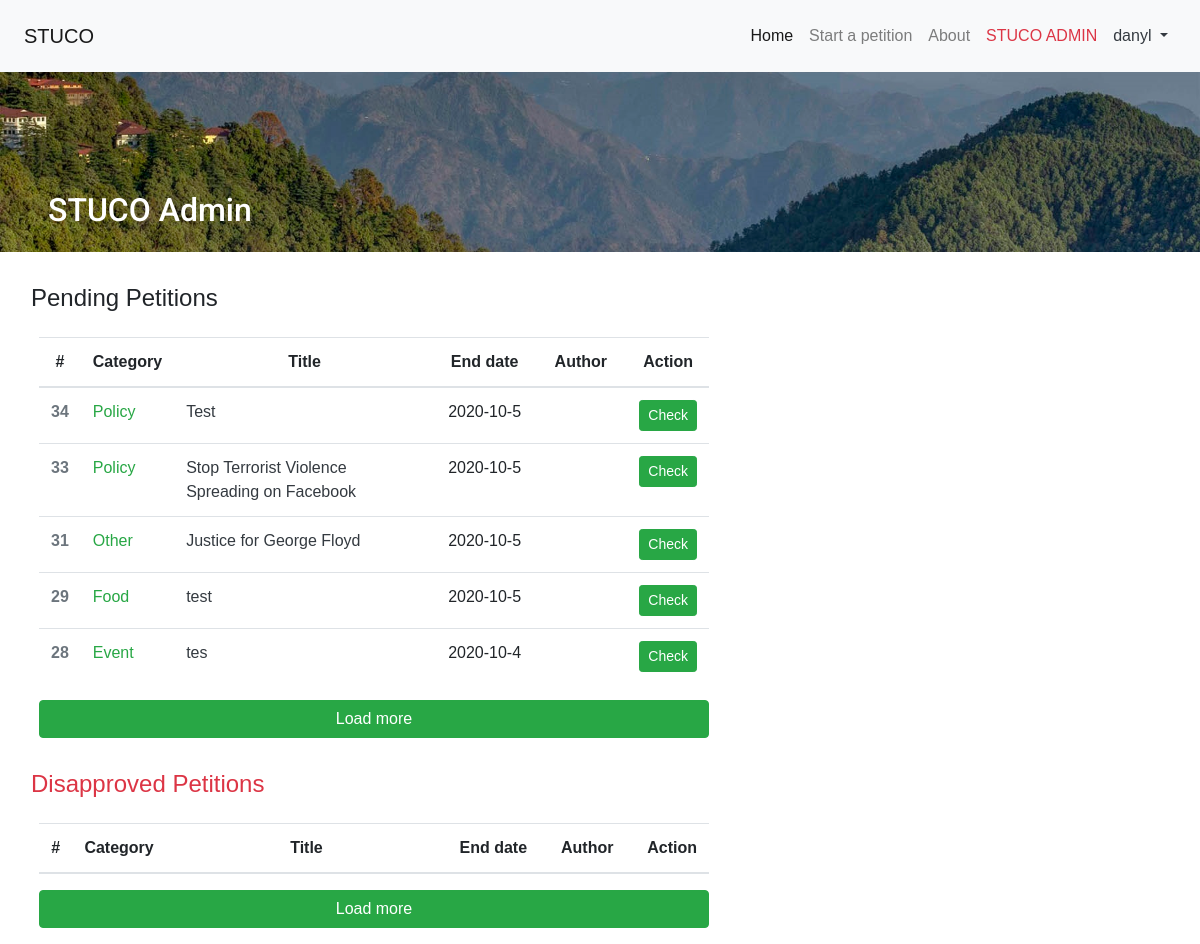
The page /stuco (signed in) on the database as committed earlier.
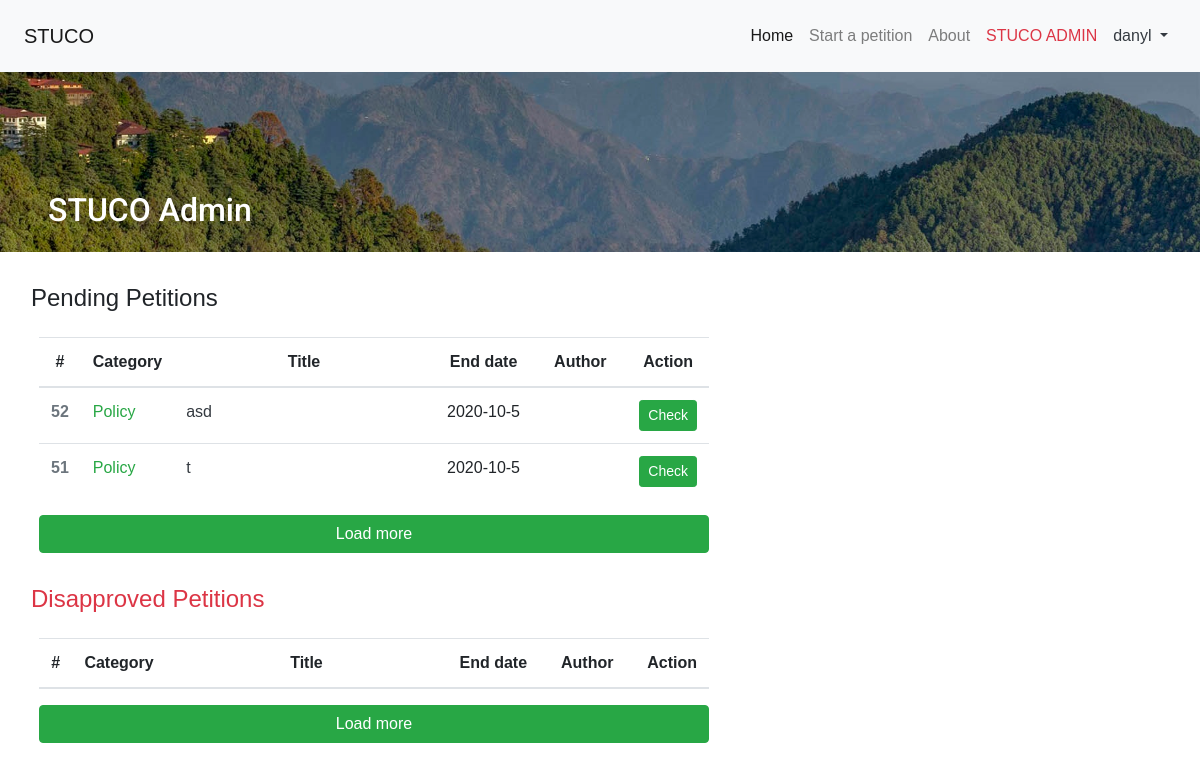
The same page on the database as committed later.
### pet/models.py (models this page shows, shortened)
class Post(models.Model):
    date = datetime.date.today()
    title = models.CharField(max_length=100)
    category = models.CharField(max_length=10, null=True, blank=True)
    content = models.CharField(max_length=20000)
    author = models.ForeignKey(User, on_delete=models.CASCADE, related_name="author_of", blank=True, null=True)
    start = models.DateField(default=date)
    end = models.DateField(default=date + relativedelta(months=1))
    state = models.IntegerField(default=0)
    stuco = models.ForeignKey(User, on_delete=models.CASCADE, related_name="stuco_of", blank=True, null=True)
    answer = models.CharField(max_length=20000, null=True, blank=True)

### pet/views.py (the view)
# urls.py: path("stuco", views.stuco, name="stuco"),
def stuco(request):
    if not request.user.is_authenticated:
        return HttpResponseRedirect(reverse('login'))
    if not request.user.is_staff:
        return HttpResponseRedirect(reverse('index'))
    context = {
        "user": request.user,
        "yet": Post.objects.filter(state=0).annotate(num_supporters=Count('supporters')).order_by('-id'),
        "answered": Post.objects.filter(state=3).annotate(num_supporters=Count('supporters')).order_by('-id'),
        "disapproved": Post.objects.filter(state=6).annotate(num_supporters=Count('supporters')).order_by('-id'),
    }
    if request.method == 'POST':
        id = request.POST['id']
        stuco = request.user
        post = Post.objects.get(pk=id)
        state = request.POST['state']
        try:
            post.state = state
            post.stuco = stuco
            post.save()
        except:
            return render(request, 'petition/stuco.html', {"message": "Please try it again"})
        return render(request, "petition/stuco.html", context)
    else:
        return render(request, "petition/stuco.html", context)

### pet/templates/petition/stuco.html (shortened to what this page needs)
{% extends "petition/base.html" %}
{% load static %}
{% block body %}
<div class="image-background">
  <div class="bottom-left">
    <h2>STUCO Admin</h2>
  </div>
</div>
<div class="container-fluid py-3 mt-2">
<div class="row">
    <div class="col-12 col-lg-7">
        <h4 class="text-left mb-1 p-2 pl-3 font-weight-light animated fadeInDown d-none d-lg-block">Pending Petitions</h4>
        <table class="table d-none d-lg-block mx-4 mt-3">
          <thead>
            <tr class="text-center">
              <th scope="col" style="width: 5%;">#</th>
              <th scope="col" style="width: 10%;">Category</th>
              <th scope="col" style="width: 50%;">Title</th>
              <th scope="col" style="width: 15%;">End date</th>
              <th scope="col" style="width: 15%;">Author</th>
              <th scope="col" style="width: 5%;">Action</th>
            </tr>
          </thead>
          <tbody id="pending">
            {% for post in yet|slice:":5" %}
            <tr class="table-tr" style="cursor:pointer;" onclick="ajax({{ post.id }});">
              <th scope="row" class="text-muted">{{ post.id }}</th>
              <td class="text-success">{{ post.category }}</td>
              <td><a href="#anchor" class="text-dark">{{ post.title }}</a></td>
              <td class="text-center">{{ post.end.year }}-{{ post.end.month }}-{{ post.end.day }}</td>
              <td class="text-center">{{ post.author.first_name }} {{ post.author.last_name }}</td>
              <td>
                  <button type="button" name="button" class="btn btn-success btn-sm my-0">Check</button>
              </td>
            </tr>
            {% endfor %}
          </tbody>
        </table>
        <button type="button" name="button" class="btn btn-block btn-success mx-4 d-none d-lg-block" onclick="loadmore()">Load more</button>
        <h4 class="text-left mt-4 mb-1 p-2 pl-3 font-weight-light text-danger animated fadeInDown d-none d-lg-block">Disapproved Petitions</h4>
        <table class="table d-none d-lg-block mx-4 mt-3">
          <thead>
            <tr class="text-center">
              <th scope="col" style="width: 5%;">#</th>
              <th scope="col" style="width: 10%;">Category</th>
              <th scope="col" style="width: 50%;">Title</th>
              <th scope="col" style="width: 15%;">End date</th>
              <th scope="col" style="width: 15%;">Author</th>
              <th scope="col" style="width: 5%;">Action</th>
            </tr>
          </thead>
        </table>
        <button type="button" name="button" class="btn btn-block btn-success mx-4 d-none d-lg-block" onclick="disloadmore()">Load more</button>
    </div>
    <div class="col-12 col-lg-5" id="anchor">
        <div id="preview">
            <h4 class="d-block text-left mb-1 p-2 pl-3 font-weight-light animated fadeInDown"></h4>
        </div>
    </div>
</div>
</div>
{% endblock %}

Rows that differ between the two databases and show on the page:
removed Post: id "34", category "Policy", title "Test", end.year "2020", end.month "10", end.day "5"
removed Post: id "33", category "Policy", title "Stop Terrorist Violence Spreading on Facebook", end.year "2020", end.month "10", end.day "5"
removed Post: id "31", category "Other", title "Justice for George Floyd", end.year "2020", end.month "10", end.day "5"
removed Post: id "29", category "Food", title "test", end.year "2020", end.month "10", end.day "5"
removed Post: id "28", category "Event", title "tes", end.year "2020", end.month "10", end.day "4"
added Post: id "52", category "Policy", title "asd", end.year "2020", end.month "10", end.day "5"
added Post: id "51", category "Policy", title "t", end.year "2020", end.month "10", end.day "5"
